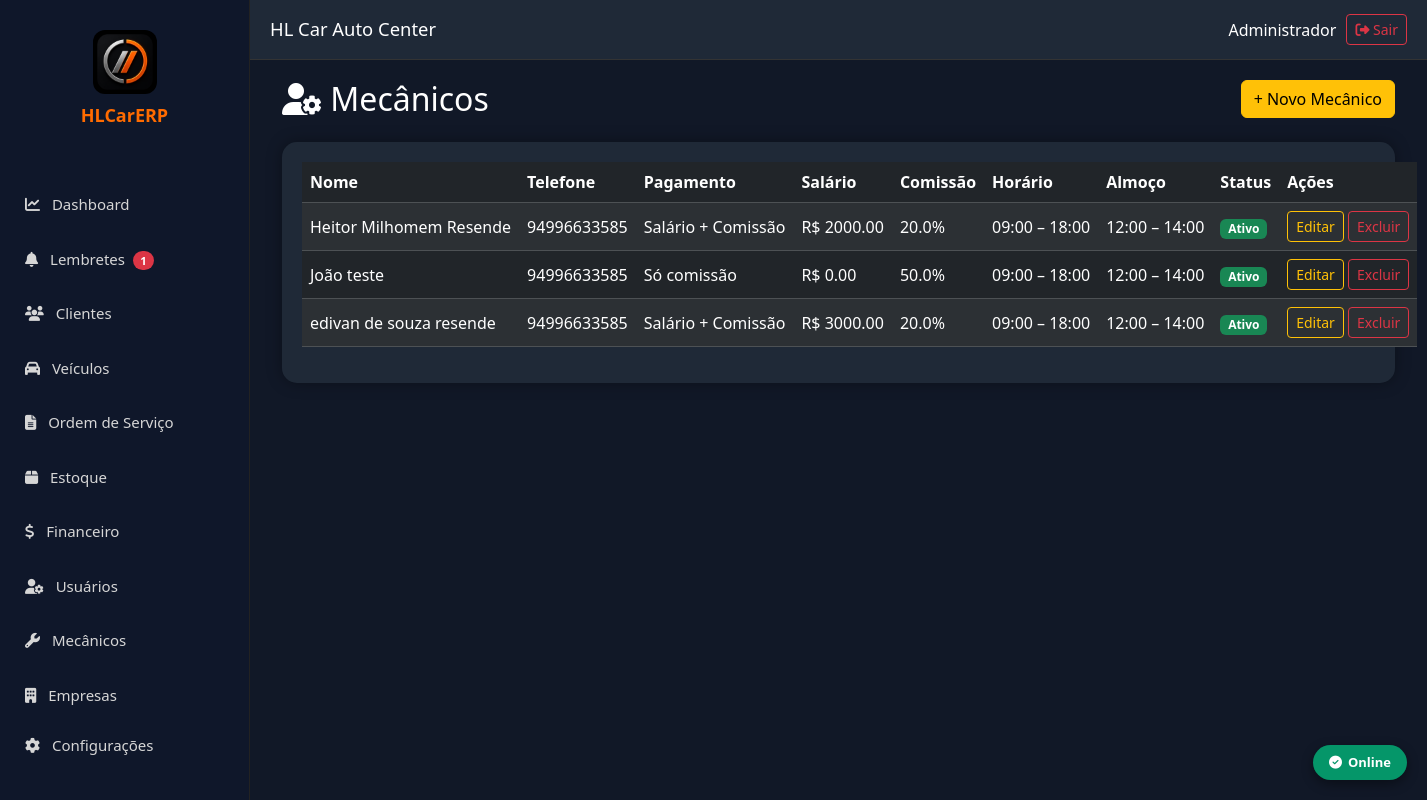
Page /mecanicos (signed in) on the committed database.
### models.py (models this page shows)
class Mecanico(db.Model):
    __tablename__ = "mecanicos"
    id = db.Column(db.Integer, primary_key=True)
    empresa_id = db.Column(db.Integer, db.ForeignKey("empresas.id"), nullable=False, default=1)
    nome = db.Column(db.String(120), nullable=False)
    telefone = db.Column(db.String(20))
    whatsapp = db.Column(db.String(20))
    ativo = db.Column(db.Boolean, default=True)
    tipo = db.Column(db.String(20), default="FUNCIONARIO")
    forma_pagamento = db.Column(db.String(30), default="comissao")
    salario = db.Column(db.Float, default=0)
    percentual_comissao = db.Column(db.Float, default=20)
    hora_entrada = db.Column(db.Integer, default=9)
    hora_saida = db.Column(db.Integer, default=18)
    almoco_inicio = db.Column(db.Integer, default=12)
    almoco_fim = db.Column(db.Integer, default=14)
    observacoes = db.Column(db.Text)
    criado_em = db.Column(db.DateTime, default=datetime.utcnow)

### app.py (the view)
@app.route("/mecanicos")
@login_required
def mecanicos():
    eid = empresa_atual()
    if not eid:
        return redirect("/login")
    lista = Mecanico.query.filter_by(empresa_id=eid).order_by(Mecanico.nome).all()
    return render_template("mecanicos.html", mecanicos=lista)

### app.py (called while the page is built)
def login_required(f):
    @wraps(f)
    def decorated_function(*args, **kwargs):
        if "usuario_id" not in session:
            return redirect("/login")
        return f(*args, **kwargs)
    return decorated_function

def empresa_atual():
    eid = session.get("empresa_id")
    if not eid:
        session.clear()
        return None
    return eid

### templates/mecanicos.html (shortened to what this page needs)
{% extends "base.html" %}
{% block conteudo %}
<div class="container-fluid">
    <div class="d-flex justify-content-between align-items-center mb-4">
        <h2 class="text-white mb-0"><i class="fa fa-user-cog"></i> Mecânicos</h2>
        <a href="/mecanicos/novo" class="btn btn-warning">+ Novo Mecânico</a>
    </div>
    <div class="card-dashboard">
        {% if mecanicos %}
        <table class="table table-dark table-striped align-middle">
            <thead>
                <tr>
                    <th>Nome</th>
                    <th>Telefone</th>
                    <th>Pagamento</th>
                    <th>Salário</th>
                    <th>Comissão</th>
                    <th>Horário</th>
                    <th>Almoço</th>
                    <th>Status</th>
                    <th width="140">Ações</th>
                </tr>
            </thead>
            <tbody>
                {% for m in mecanicos %}
                <tr>
                    <td>{{ m.nome }}</td>
                    <td>{{ m.telefone or '-' }}</td>
                    <td>
                        {% if m.forma_pagamento == 'salario' %}Só salário
                        {% elif m.forma_pagamento == 'comissao' %}Só comissão
                        {% else %}Salário + Comissão
                        {% endif %}
                    </td>
                    <td>R$ {{ "%.2f"|format(m.salario or 0) }}</td>
                    <td>{{ m.percentual_comissao or 0 }}%</td>
                    <td>{{ "%02d"|format(m.hora_entrada or 9) }}:00 – {{ "%02d"|format(m.hora_saida or 18) }}:00</td>
                    <td>{{ "%02d"|format(m.almoco_inicio or 12) }}:00 – {{ "%02d"|format(m.almoco_fim or 14) }}:00</td>
                    <td>
                        {% if m.ativo %}<span class="badge bg-success">Ativo</span>
                        {% else %}<span class="badge bg-secondary">Inativo</span>{% endif %}
                    </td>
                    <td>
                        <a href="/mecanicos/editar/{{ m.id }}" class="btn btn-sm btn-outline-warning">Editar</a>
                        <a href="/mecanicos/excluir/{{ m.id }}" class="btn btn-sm btn-outline-danger"
                           onclick="return confirm('Excluir este mecânico?')">Excluir</a>
                    </td>
                </tr>
                {% endfor %}
            </tbody>
        </table>
        {% else %}
        <p class="text-secondary mb-0">Nenhum mecânico cadastrado. Clique em <strong>+ Novo Mecânico</strong>.</p>
        {% endif %}
    </div>
</div>
{% endblock %}

### templates/base.html (style rules this page uses)
* { margin:0; padding:0; box-sizing:border-box; font-family:Segoe UI,Tahoma,Geneva,Verdana,sans-serif; }
body { background:#111827; overflow-x:hidden; }
.card-dashboard { background:#1f2937; border-radius:15px; padding:20px; color:white; box-shadow:0 0 15px rgba(0,0,0,.35); transition:.3s; }
.table-dark th, .table-dark td { white-space:nowrap; }

### rows in the picture
Mecanico: nome "Heitor Milhomem Resende", telefone "94996633585", forma_pagamento "Salário + Comissão", salario "2000.00", percentual_comissao "20.0", hora_entrada "09", hora_saida "18", almoco_inicio "12", almoco_fim "14", ativo "Ativo"
Mecanico: nome "João teste", telefone "94996633585", forma_pagamento "Só comissão", salario "0.00", percentual_comissao "50.0", hora_entrada "09", hora_saida "18", almoco_inicio "12", almoco_fim "14", ativo "Ativo"
Mecanico: nome "edivan de souza resende", telefone "94996633585", forma_pagamento "Salário + Comissão", salario "3000.00", percentual_comissao "20.0", hora_entrada "09", hora_saida "18", almoco_inicio "12", almoco_fim "14", ativo "Ativo"

### other values in the picture
{{ lembretes_pendentes }} "1"
{{ session.get('usuario_nome', 'Usuário') }} "Administrador"
